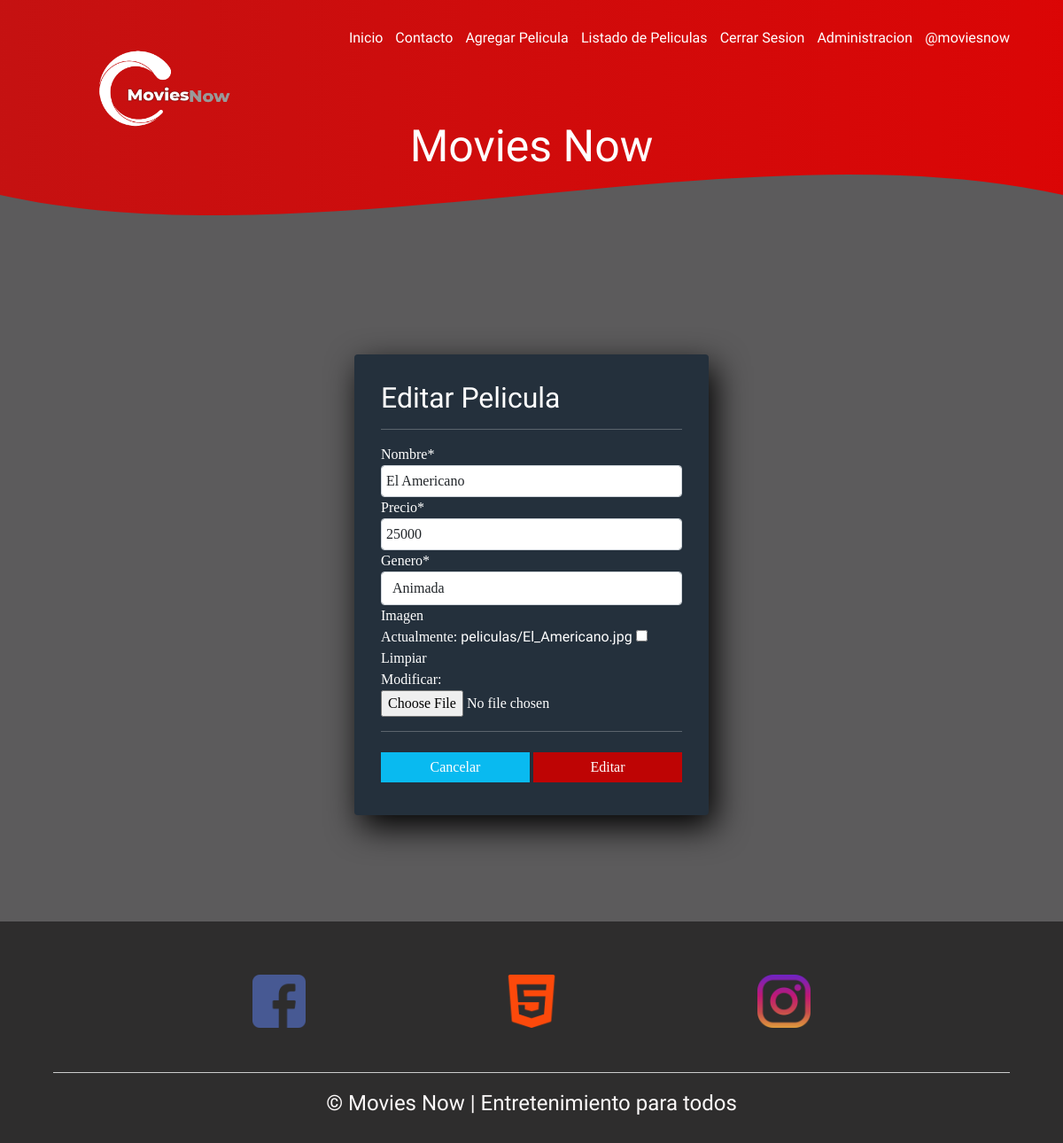
Page /modificar-pelicula/26/ (signed in) on the committed database.
### appmovies/models.py (models this page shows, shortened)
class Pelicula(models.Model):
    nombre = models.CharField(max_length=150)
    precio = models.IntegerField()
    genero = models.ForeignKey(Genero, on_delete=models.PROTECT)
    imagen = models.ImageField(upload_to="peliculas", null=True)

class Genero(models.Model):
    nombre = models.CharField(max_length=50)
    def __str__(self):
        return self.nombre

### appmovies/views.py (the view, shortened to what this page needs)
# urls.py: path('modificar-pelicula/<id>/', modificar_pelicula, name="modificar_pelicula"),
@permission_required('appmovies.change_pelicula')
def modificar_pelicula(request, id):
    pelicula = get_object_or_404(Pelicula, id=id)
    data = {
        'form': PeliculaForm(instance=pelicula)
    }
    return render(request, 'app/producto/modificar.html', data)

### appmovies/forms.py (shortened to what this page needs)
class PeliculaForm(forms.ModelForm):
    nombre = forms.CharField(min_length=3, max_length=50)
    imagen = forms.ImageField(required=False, validators=[MaxSizeFileValidator(max_file_size=2)])
    precio = forms.IntegerField(min_value=1, max_value=1500000)
    class Meta:
        model = Pelicula
        fields = '__all__'

### appmovies/templates/app/producto/modificar.html (shortened to what this page needs)
{% extends 'app/base.html' %}
{% block contenido %}
{% load crispy_forms_tags %}
<div class="row">
    <div class="col-12 col-md-6 offset-md-3">
        <form action="" class="form-register" method="post">
            <h2>Editar Pelicula</h2>
            <hr>
        {{ form | crispy }}
            <hr>
            <div class="d-flex justify-content-en">
                <input class="boto" type="reset" value="Cancelar">
                <input class="botons" type="submit" value="Editar">
            </div>
        </form>
    </div>
</div>
<br>
<br>
<br>
<br>
<br>
{% endblock %}

### appmovies/templates/app/base.html (shortened to what this page needs)
<!DOCTYPE html>
<html lang="es">
<head>
    <link href="https://cdn.jsdelivr.net/npm/bootstrap@5.0.1/dist/css/bootstrap.min.css" rel="stylesheet">
    {% load static %}
    <link rel="stylesheet" href="{% static 'app/css/estilos.css' %}">
    <link rel="stylesheet" href="{% static 'app/css/form.css' %}">
    <link rel="stylesheet" href="{% static 'app/css/lista.css' %}">
    {% load pwa %}
</head>
<body>
    <header id="header">
        <nav>
            <a href="{% url 'home' %}" class="url"> Inicio </a>
            <a href="{% url 'contacto' %}" class="url">Contacto</a>
            {% if perms.appmovies.add_pelicula %}
            <a href="{% url 'agregar_pelicula' %}" class="url">Agregar Pelicula</a>
            {% endif %}
            {% if perms.appmovies.view_pelicula %}
            <a href="{% url 'listar_pelicula' %}" class="url">Listado de Peliculas</a>
            {% endif %}
            {% if user.is_authenticated %}
            <a href="{% url 'logout' %}" class="url">Cerrar Sesion</a>
            <a href="{% url 'admin' %}" class="url">Administracion</a>
            <a href="#">@{{ user.username }}</a>
            {% else %}
            <a href="{% url 'login' %}" class="url">Iniciar Sesion</a>
            <a href="{% url 'registro' %}" class="url">Registrarse</a>
            {% endif %}
        </nav>
        <div class="conte">
            <img  class="logo"  src="{% static 'app/img/3.png' %}" alt="logo">
        </div>
         <section class="textos-header">
            <h1>Movies Now</h1>
        </section>
        <div class="wave" style="height: 120px; overflow: hidden;"><svg viewBox="0 0 500 150" preserveAspectRatio="none"
                style="height: 100%; width: 100%;">
                <path d="M0.00,49.98 C150.00,150.00 349.20,-50.00 500.00,49.98 L500.00,150.00 L0.00,150.00 Z"
                    style="stroke: none; fill: #5c5b5c;"></path>
            </svg></div>
    </header>
    <div id="contenido">
        {% block contenido %}
        {% endblock %}
    </div>
    <footer>
        <div class="contenedor-footer">
            <div class="content-foo">
                 <img src="{% static 'app/img/logo.png' %}" width="60px" alt="">
            </div>
            <div class="content-foo">
                <img src="{% static 'app/img/logo1.png' %}" width="60px" alt="">
            </div>
            <div class="content-foo">
                <img src="{% static 'app/img/logo2.png' %}" width="60px" alt="">
            </div>
        </div>
        <h2 class="titulo-final">&copy; Movies Now | Entretenimiento para todos </h2>
    </footer>
</body>
</html>

### appmovies/static/app/css/estilos.css (style rules this page uses)
* { margin: 0; padding: 0; box-sizing: border-box; }
body { font-family: 'open sans'; background: #5c5b5c; }
h1,h2,td,th,h3,h4,h5, a { font-family: 'Balsamiq Sans', cursive; }
header { width: 100%; height: 300px; background: #bc4e9c; background: -webkit-linear-gradient(to right, hsla(266, 95%, 48%, 0.705), hsla(0, 100%, 51%, 0.733)), rgba(247, 3, 3, 0.856); background: linear-gradient(to right, hsl(0, 84%, 42%), hsl(0, 95%, 44%)), rgba(247, 3, 3, 0.856); background-size: cover; background-attachment: fixed; position: relative; }
.conte { width: 90%; margin: auto; overflow: hidden; padding: 0.5px 0; overflow: hidden; display: flex; align-items: center; }
.logo { width: 150px; margin-left: 50px; }
nav { text-align: right; padding: 30px 50px 0 0; }
nav > a { color:#fff; font-weight: 300; text-decoration: none; margin-right: 10px; }
header .textos-header { display: flex; height: 50px; width: 100%; align-items: center; justify-content: center; flex-direction: column; text-align: center; }
.textos-header h1 { font-size: 50px; color:#fff; }
.wave { position: absolute; bottom: 0; width: 100%; }
footer { background: #2e2d2d; padding: 60px 0 30px 0; margin: auto; overflow: hidden; }
.contenedor-footer { display: flex; width: 90%; justify-content: space-evenly; margin: auto; padding-bottom: 50px; border-bottom: 1px solid #ccc; }
.content-foo { text-align: center; }
.titulo-final { text-align: center; font-size: 24px; margin: 20px 0 0 0; color: #fcf9f9; }
input[type=text], input[type=email], input[type=number], select, textarea { width: 100%; padding: 5px; }

### appmovies/static/app/css/form.css (style rules this page uses)
.form-register { width: 400px; background: #24303c; padding: 30px; margin: auto; margin-top: 100px; border-radius: 4px; font-family: 'calibri'; color: white; box-shadow: 7px 13px 37px #000; }
.form-register a { color: white; text-decoration: none; }
.form-register .botons { width: 50%; background: #be0404; border: none; padding: 5px; color: white; margin: 7px 0; font-size: 16px; }
.form-register .boto { width: 50%; background: #09baf0; border: none; padding: 5px; color: white; margin: 7px 0; font-size: 16px; }

### rows in the picture
Pelicula: nombre "El Americano", precio "25000", genero "Animada"

### other values in the picture
{{ user.username }} "moviesnow"
